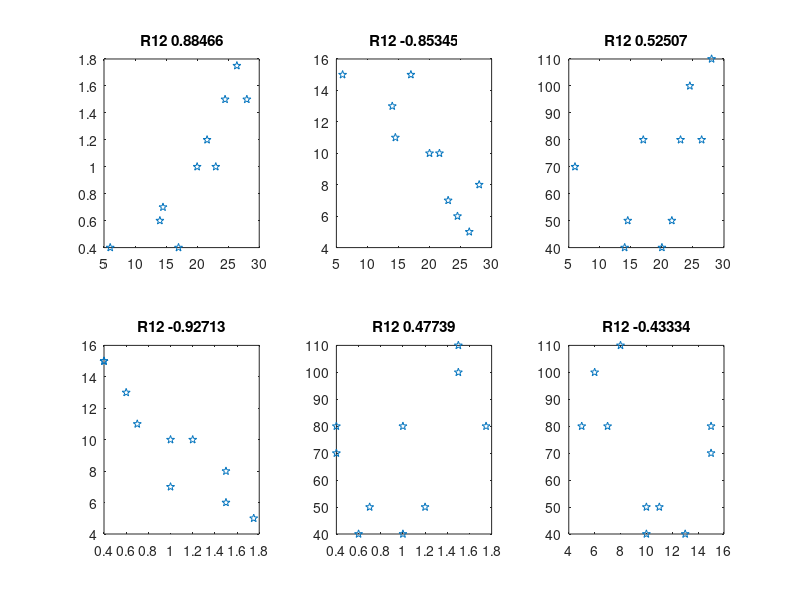
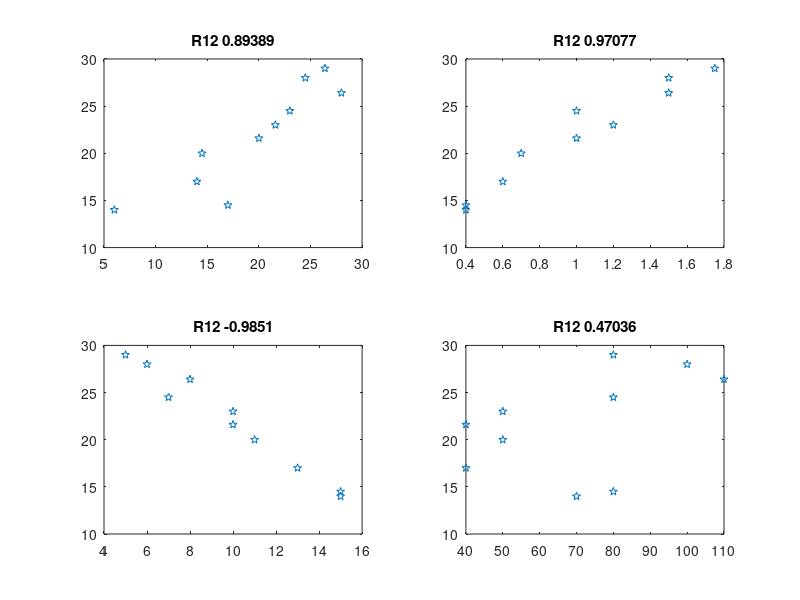

The MATLAB source for these figures, in order: (Note: this script raises an error after producing the figures.)
% R 
Z = [ 6 0.4 15 70 14;
    14 0.6 13 40 17 ;
    17 0.4 15 80 14.5;
    14.5 0.7 11 50 20;
    20 1 10 40 21.6;
    21.6 1.2 10 50 23;
    23 1 7 80 24.5;
    24.5 1.5 6 100 28;
    28 1.5 8 110 26.4;
    26.4 1.75 5 80 29;];

RR = corrcoef(Z);
R0 = RR(1:4,5);
RR = RR(1:4, 1:4);

x1 = Z(:,1);
x2 = Z(:,2);
x3 = Z(:,3);
x4 = Z(:,4);

subplot(2,3,1);
plot(x1, x2, 'p');
title(['R12 ' num2str(RR(1,2))]);

subplot(2,3,2);
plot(x1, x3, 'p');
title(['R12 ' num2str(RR(1,3))]);

subplot(2,3,3);
plot(x1, x4, 'p');
title(['R12 ' num2str(RR(1,4))]);

subplot(2,3,4);
plot(x2, x3, 'p');
title(['R12 ' num2str(RR(2,3))]);

subplot(2,3,5);
plot(x2, x4, 'p');
title(['R12 ' num2str(RR(2,4))]);

subplot(2,3,6);
plot(x3, x4, 'p');
title(['R12 ' num2str(RR(3,4))]);

figure



subplot(2,2,1);
plot(Z(:,1), Z(:,5), 'p');
title(['R12 ' num2str(R0(1))]);

subplot(2,2,2);
plot(Z(:,2), Z(:,5), 'p');
title(['R12 ' num2str(R0(2))]);

subplot(2,2,3);
plot(Z(:,3), Z(:,5), 'p');
title(['R12 ' num2str(R0(3))]);

subplot(2,2,4);
plot(Z(:,4), Z(:,5), 'p');
title(['R12 ' num2str(R0(4))]);


%x1x2X3
H1= R0(1)^2 /  (abs(RR(1,1)) + abs(RR(1,2))+ abs(RR(1,3)) )
H2= R0(2)^2 /  (abs(RR(2,1)) + abs(RR(2,2))+ abs(RR(2,3)) )
H3= R0(3)^2 /  (abs(RR(3,1)) + abs(RR(3,2))+ abs(RR(3,3)) )
H=H1+H2+H3+H4





